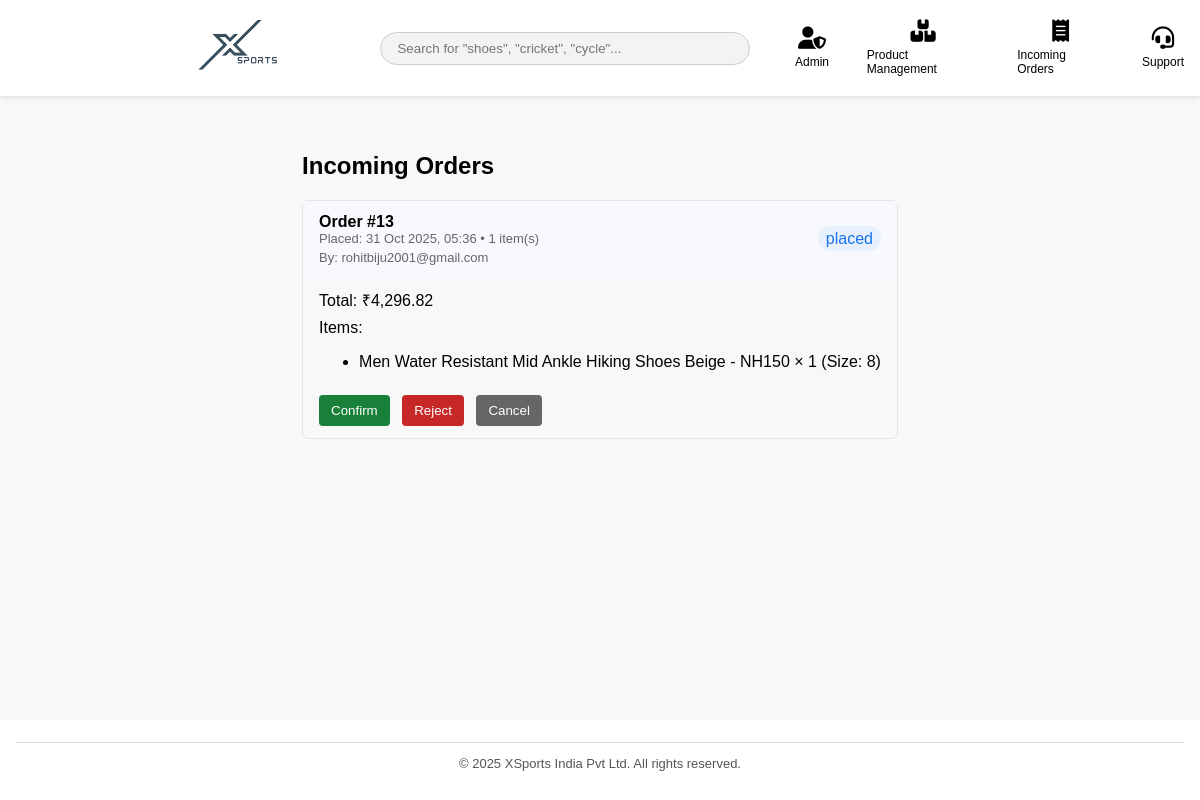
Page /admin_orders.php (signed in) on the earlier database version.
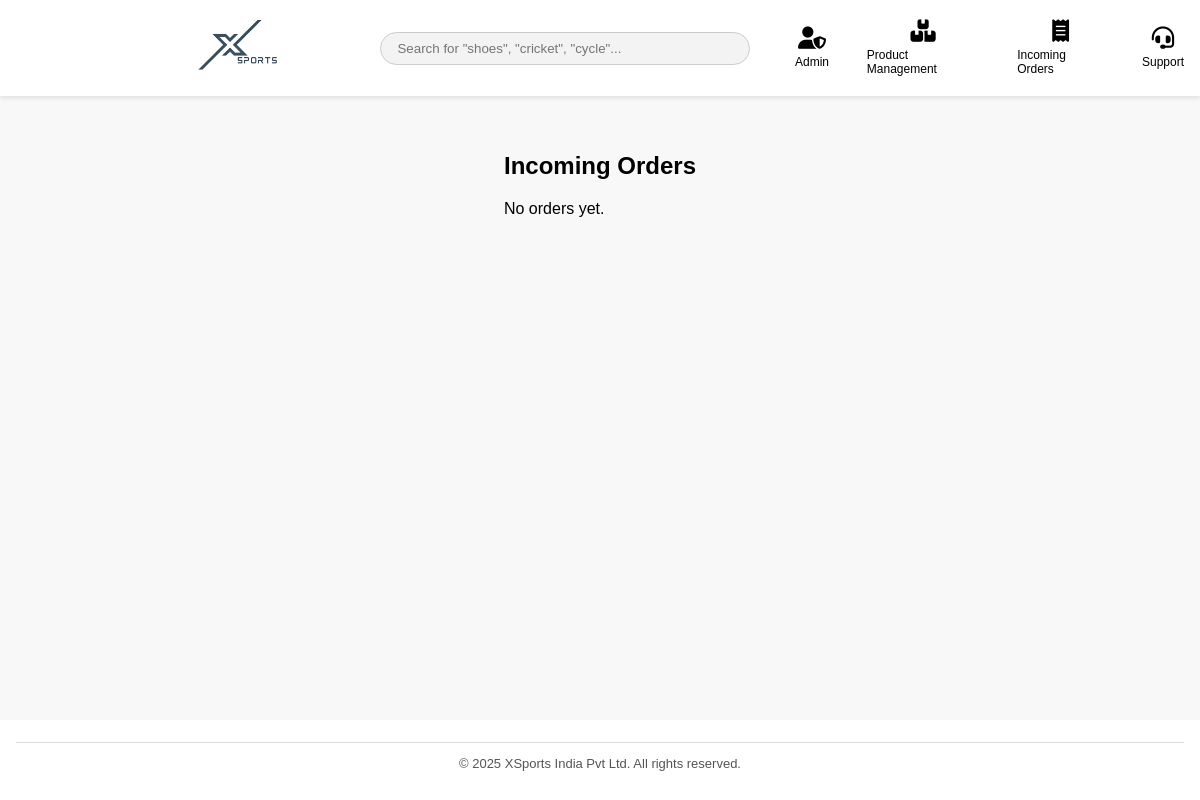
Same page on the later database version.
### tables this page shows
CREATE TABLE IF NOT EXISTS `orders` (
  `id` int NOT NULL AUTO_INCREMENT,
  `user_id` int NOT NULL,
  `address_id` int DEFAULT NULL,
  `payment_method` enum('cod','card','upi') DEFAULT 'cod',
  `subtotal` decimal(10,2) NOT NULL DEFAULT '0.00',
  `shipping` decimal(10,2) NOT NULL DEFAULT '0.00',
  `tax` decimal(10,2) NOT NULL DEFAULT '0.00',
  `total` decimal(10,2) NOT NULL DEFAULT '0.00',
  `status` enum('placed','processing','shipped','delivered','cancelled') DEFAULT 'placed',
  `created_at` timestamp NULL DEFAULT CURRENT_TIMESTAMP,
  `admin_confirmed` tinyint(1) DEFAULT '0',
  PRIMARY KEY (`id`)
);

CREATE TABLE IF NOT EXISTS `users` (
  `id` int NOT NULL AUTO_INCREMENT,
  `email` varchar(191) NOT NULL,
  `password` varchar(255) NOT NULL,
  `name` varchar(100) NOT NULL,
  `phone` varchar(20) DEFAULT NULL,
  `created_at` timestamp NULL DEFAULT CURRENT_TIMESTAMP,
  PRIMARY KEY (`id`),
  UNIQUE KEY `email` (`email`)
);

CREATE TABLE IF NOT EXISTS `order_items` (
  `id` int NOT NULL AUTO_INCREMENT,
  `order_id` int NOT NULL,
  `product_id` int NOT NULL,
  `product_name` varchar(255) NOT NULL,
  `brand` varchar(100) NOT NULL,
  `price` decimal(10,2) NOT NULL,
  `quantity` int NOT NULL,
  `image_path` varchar(255) DEFAULT NULL,
  `size` varchar(10) DEFAULT NULL,
  PRIMARY KEY (`id`)
);

### admin_orders.php (the view, shortened to what this page needs)
<?php
require_once 'includes/db.php';
$ordersStmt = $pdo->query("SELECT o.*, u.email AS user_email, (SELECT SUM(quantity) FROM order_items oi WHERE oi.order_id = o.id) AS items_count FROM orders o LEFT JOIN users u ON o.user_id = u.id ORDER BY o.created_at DESC");
$orders = $ordersStmt->fetchAll();
?>
<?php include 'includes/header.php'; ?>
<div class="admin-container">
    <h2>Incoming Orders</h2>
    <?php if (empty($orders)): ?>
        <p>No orders yet.</p>
    <?php else: ?>
        <?php foreach ($orders as $order): ?>
            <?php
                $itemsStmt = $pdo->prepare('SELECT * FROM order_items WHERE order_id = ?');
                $itemsStmt->execute([$order['id']]);
                $items = $itemsStmt->fetchAll();
            ?>
            <div class="order-card">
                <div class="order-head">
                    <div>
                        <strong>Order #<?php echo $order['id']; ?></strong>
                        <div style="font-size:13px;color:#666;">
                            Placed: <?php echo date('d M Y, H:i', strtotime($order['created_at'])); ?> • <?php echo (int)$order['items_count']; ?> item(s)
                        </div>
                        <div style="font-size:13px;color:#666; margin-top:4px;">By: <?php echo htmlspecialchars($order['user_email'] ?? 'Unknown'); ?></div>
                    </div>
                    <div>
                        <span style="background:#e8f0fe;color:#1a73e8;padding:4px 8px;border-radius:12px;"><?php echo htmlspecialchars($order['status']); ?></span>
                    </div>
                </div>
                <div class="order-body">
                    <div style="margin-bottom:8px;">Total: ₹<?php echo number_format($order['total'],2); ?></div>
                    <div style="margin-bottom:8px;">Items:</div>
                    <ul>
                        <?php foreach ($items as $it): ?>
                            <li><?php echo htmlspecialchars($it['product_name']); ?> × <?php echo (int)$it['quantity']; ?> <?php echo !empty($it['size']) ? '(Size: '.htmlspecialchars($it['size']).')' : ''; ?></li>
                        <?php endforeach; ?>
                    </ul>
                    <div style="margin-top:10px;">
                        <?php if ($order['status'] !== 'cancelled' && !(isset($order['admin_confirmed']) && (int)$order['admin_confirmed'] === 1)): ?>
                            <form method="post" style="display:inline-block;margin-right:8px;">
                                <button class="btn btn-confirm" type="submit">Confirm</button>
                            </form>
                        <?php endif; ?>
                        <?php if ($order['status'] !== 'cancelled'): ?>
                            <form method="post" style="display:inline-block;margin-right:8px;">
                                <button class="btn btn-reject" type="submit">Reject</button>
                            </form>
                            <form method="post" style="display:inline-block;">
                                <button class="btn btn-cancel" type="submit">Cancel</button>
                            </form>
                        <?php endif; ?>
                    </div>
                </div>
            </div>
        <?php endforeach; ?>
    <?php endif; ?>
</div>
<?php include 'includes/footer.php'; ?>

Differences in the rows shown:
removed orders: id "13", created_at "31 Oct 2025, 05:36", items_count "1", user.email "rohitbiju2001@gmail.com", status "placed", total "4,296.82"
removed order_items: product_name "Men Water Resistant Mid Ankle Hiking Shoes Beige - NH150", quantity "1", size "8"
Other differences:
text now shown: "No orders yet."
